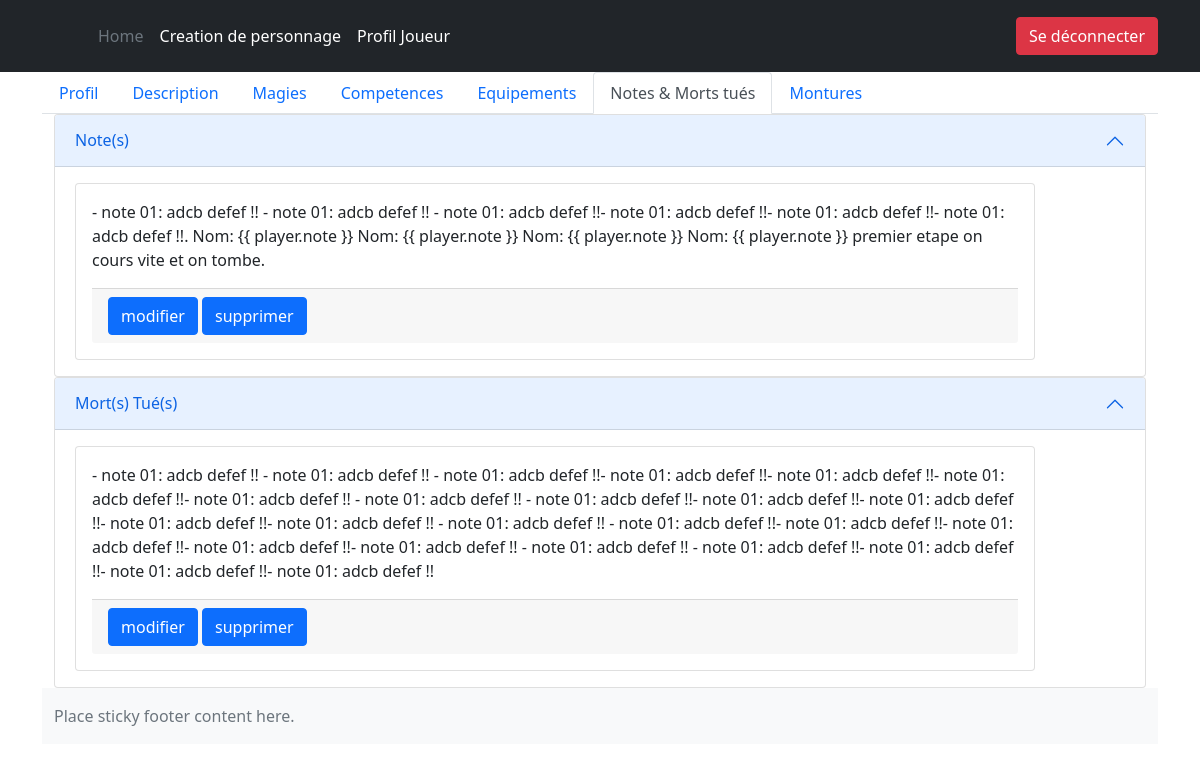
Page /liste_personnages/1/morts_tuer/ (signed in) on the committed database.
### player/models.py (models this page shows, shortened)
class Player(models.Model):
    nom = models.CharField(max_length=50, blank=False, null=False)
    race = models.CharField(max_length=50, blank=True, null=True)
    sexe = models.CharField(max_length=50, blank=True, null=True)
    vocation = models.CharField(max_length=50, blank=True, null=True)
    alignement = models.CharField(max_length=50, blank=True, null=True)
    age = models.PositiveIntegerField(blank=True, null=True)
    taille = models.CharField(max_length=50, blank=True, null=True)
    poids = models.CharField(max_length=50, blank=True, null=True)
    cheveux = models.CharField(max_length=50, blank=True, null=True)
    yeux = models.CharField(max_length=50, blank=True, null=True)
    carriere_actuelle = models.CharField(max_length=50, blank=True, null=True)
    cheminement_professionel = models.TextField(blank=True, null=True)
    debouches = models.TextField(blank=True, null=True)
    photo = models.ImageField(upload_to="photo_perso/", blank=True, null=True)
    date_creation = models.DateTimeField(auto_now_add=True)
    point_magie = models.IntegerField(blank=True, null=True)
    point_destin = models.IntegerField(blank=True, null=True)
    point_folie = models.IntegerField(blank=True, null=True)
    famillier = models.CharField(max_length=50, blank=True, null=True)
    nombre_sort = models.IntegerField(blank=True, null=True)
    langue = models.CharField(max_length=50, blank=True, null=True)
    description_perso = models.TextField(blank=True, null=True)
    experience = models.IntegerField(blank=True, null=True)
    encombrement_max = models.IntegerField(blank=True, null=True)
    encombrement_actuel = models.IntegerField(blank=True, null=True)
    recuperation_pm = models.TextField(blank=True, null=True)
    note = models.TextField(blank=True, null=True)
    mort_tuer = models.TextField(blank=True, null=True)
    joueur = models.ForeignKey(to=CustomUser, on_delete=models.CASCADE)
    class Meta:
        verbose_name = "Player"
        verbose_name_plural = "Players"

### player/views.py (the view)
# urls.py: path('<int:pk>/morts_tuer/', DeadNoteDetail.as_view(), name='morts_tuer'),
class DeadNoteDetail(DetailView):
    model = Player
    context_object_name = "player"
    template_name = "note_mort/note_morts_details.html"

### player/templates/note_mort/note_morts_details.html
{% extends "base/base.html" %}
{% load static %}
{% block content %}
{% if user.is_authenticated %}
    <div class="container">
        <ul class="nav nav-tabs">
            <li class="nav-item">
            <a class="nav-link " href="{% url 'playeur:details_personnage' pk=player.id %}">Profil</a>
            </li>
            <li class="nav-item">
            <a class="nav-link" href="{% url 'playeur:description' pk=player.id %}">Description</a>
            </li>
            <li class="nav-item">
            <a class="nav-link" href="{% url 'playeur:magie' pk=player.id %}">Magies</a>
            </li>
            <li class="nav-item">
                <a class="nav-link" href="{% url 'playeur:competences' pk=player.id %}">Competences</a>
            </li>
            <li class="nav-item">
                <a class="nav-link" href="{% url 'playeur:equipements' pk=player.id %}">Equipements</a>
            </li>
            <li class="nav-item">
                <a class="nav-link active" aria-current="page" href="{% url 'playeur:morts_tuer' pk=player.id %}">Notes & Morts tués</a>
            </li>
            <li class="nav-item">
                <a class="nav-link" href="{% url 'playeur:montures' pk=player.id %}">Montures</a>
            </li>
        </ul>
    <div class="container">
        <div class="accordion" id="accordionExample">
            <div class="accordion-item">
                <h2 class="accordion-header" id="headingOne">
                    <button class="accordion-button" type="button" data-bs-toggle="collapse" data-bs-target="#collapseOne" aria-expanded="true" aria-controls="collapseOne">
                        Note(s)
                    </button>
                </h2>
                <div id="collapseOne" class="accordion-collapse collapse show" aria-labelledby="headingOne" data-bs-parent="#accordionExample">
                    <div class="accordion-body">
                        <div class="card" style="width: 60rem;">
                            <div class="card-body">
                                <p class="card-text">{{ player.note }}</p>
                                <div class="card-footer text-muted">
                                    <a href="#" class="btn btn-primary">modifier</a>
                                    <a href="#" class="btn btn-primary">supprimer</a>
                                </div>
                            </div>
                        </div>
                    </div>
                </div>
            </div>
        </div>
        <div class="accordion" id="accordionExample">
            <div class="accordion-item">
                <h2 class="accordion-header" id="headingOne">
                    <button class="accordion-button" type="button" data-bs-toggle="collapse" data-bs-target="#collapseOne" aria-expanded="true" aria-controls="collapseOne">
                        Mort(s) Tué(s)
                    </button>
                </h2>
                <div id="collapseOne" class="accordion-collapse collapse show" aria-labelledby="headingOne" data-bs-parent="#accordionExample">
                    <div class="accordion-body">
                        <div class="card" style="width: 60rem;">
                            <div class="card-body">
                                <p class="card-text">{{ player.mort_tuer }}</p>
                                <div class="card-footer text-muted">
                                    <a href="#" class="btn btn-primary">modifier</a>
                                    <a href="#" class="btn btn-primary">supprimer</a>
                                </div>
                            </div>
                        </div>
                    </div>
                </div>
            </div>
        </div>
    </div>
{% endif %}
{% endblock %}

### rows in the picture
Player: note "- note 01: adcb defef !! - note 01: adcb defef !! - note 01: adcb defef !!- note 01: adcb defef !!- note 01: adcb defef !!- note 01: adcb defef !!. Nom: {{ player.note }} Nom: {{ player.note }} Nom: {{ player.note }} Nom: {{ player.note }} premier etape on cours vite et on tombe.", mort_tuer "- note 01: adcb defef !! - note 01: adcb defef !! - note 01: adcb defef !!- note 01: adcb defef !!- note 01: adcb defef !!- note 01: adcb defef !!- note 01: adcb defef !! - note 01: adcb defef !! - note 01: adcb defef !!- note 01: adcb defef !!- note 01: adcb defef !!- note 01: adcb defef !!- note 01: adcb defef !! - note 01: adcb defef !! - note 01: adcb defef !!- note 01: adcb defef !!- note 01: adcb defef !!- note 01: adcb defef !!- note 01: adcb defef !! - note 01: adcb defef !! - note 01: adcb defef !!- note 01: adcb defef !!- note 01: adcb defef !!- note 01: adcb defef !!"
